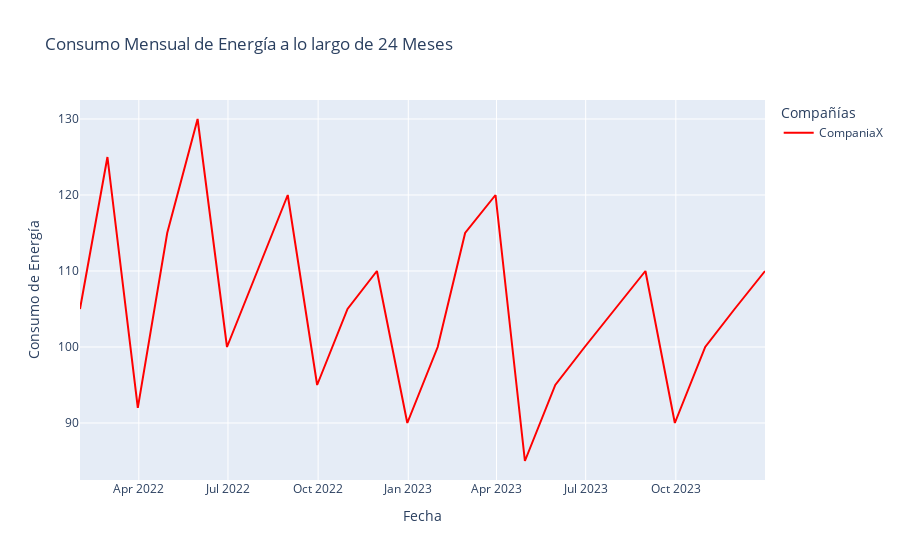

Notebook code for this chart:
### Code cell
data = {
    'Fecha': pd.date_range(start='2022-01-01', periods=24, freq='M'),
    'Compania1': [100, 120, 90, 110, 105, 125, 92, 115, 130, 100, 110, 120, 95, 105, 110, 90, 100, 115, 120, 85, 95, 100, 105, 110],
    'Compania2': [90, 110, 85, 100, 95, 115, 82, 105, 120, 90, 100, 110, 85, 95, 100, 80, 90, 105, 110, 75, 85, 90, 95, 100],
    'Compania3': [120, 140, 110, 130, 125, 145, 112, 135, 150, 120, 130, 140, 115, 125, 130, 110, 120, 135, 140, 105, 115, 120, 125, 130],
}

df = pd.DataFrame(data)
compania_actual = 'CompaniaX' 
consumos_compania_actual = [105, 125, 92, 115, 130, 100, 110, 120, 95, 105, 110, 90, 100, 115, 120, 85, 95, 100, 105, 110, 90, 100, 105, 110]

nueva_fila = pd.DataFrame({
    'Fecha': pd.date_range(start='2022-01-01', periods=24, freq='M'),
    'Compania': [compania_actual] * 24,
    'Consumo': consumos_compania_actual,
})

df = pd.concat([df, nueva_fila], ignore_index=True)

fig = px.line(df, x='Fecha', y='Consumo', color='Compania',
              title='Consumo Mensual de Energía a lo largo de 24 Meses',
              labels={'Consumo': 'Consumo de Energía', 'Fecha': 'Fecha'},
              )
fig.update_layout(legend_title_text='Compañías', xaxis_title='Fecha', yaxis_title='Consumo de Energía')
fig.update_traces(line=dict(color='red'), selector=dict(name=compania_actual))
fig.show()

### Figure 1 — Plotly figure (JSON) as saved in the notebook; plotly's stock layout.template omitted (floating-point values rounded to 4 significant figures)
{"data": [{"hovertemplate": "Compania=CompaniaX<br>Fecha=%{x}<br>Consumo de Energía=%{y}<extra></extra>", "legendgroup": "CompaniaX", "line": {"color": "red", "dash": "solid"}, "marker": {"symbol": "circle"}, "mode": "lines", "name": "CompaniaX", "orientation": "v", "showlegend": true, "type": "scatter", "x": ["2022-01-31T00:00:00", "2022-02-28T00:00:00", "2022-03-31T00:00:00", "2022-04-30T00:00:00", "2022-05-31T00:00:00", "2022-06-30T00:00:00", "2022-07-31T00:00:00", "2022-08-31T00:00:00", "2022-09-30T00:00:00", "2022-10-31T00:00:00", "2022-11-30T00:00:00", "2022-12-31T00:00:00", "2023-01-31T00:00:00", "2023-02-28T00:00:00", "2023-03-31T00:00:00", "2023-04-30T00:00:00", "2023-05-31T00:00:00", "2023-06-30T00:00:00", "2023-07-31T00:00:00", "2023-08-31T00:00:00", "2023-09-30T00:00:00", "2023-10-31T00:00:00", "2023-11-30T00:00:00", "2023-12-31T00:00:00"], "xaxis": "x", "y": [105, 125, 92, 115, 130, 100, 110, 120, 95, 105, 110, 90, 100, 115, 120, 85, 95, 100, 105, 110, 90, 100, 105, 110], "yaxis": "y"}], "layout": {"legend": {"title": {"text": "Compañías"}, "tracegroupgap": 0}, "title": {"text": "Consumo Mensual de Energía a lo largo de 24 Meses"}, "xaxis": {"anchor": "y", "domain": [0, 1], "title": {"text": "Fecha"}}, "yaxis": {"anchor": "x", "domain": [0, 1], "title": {"text": "Consumo de Energía"}}}}
